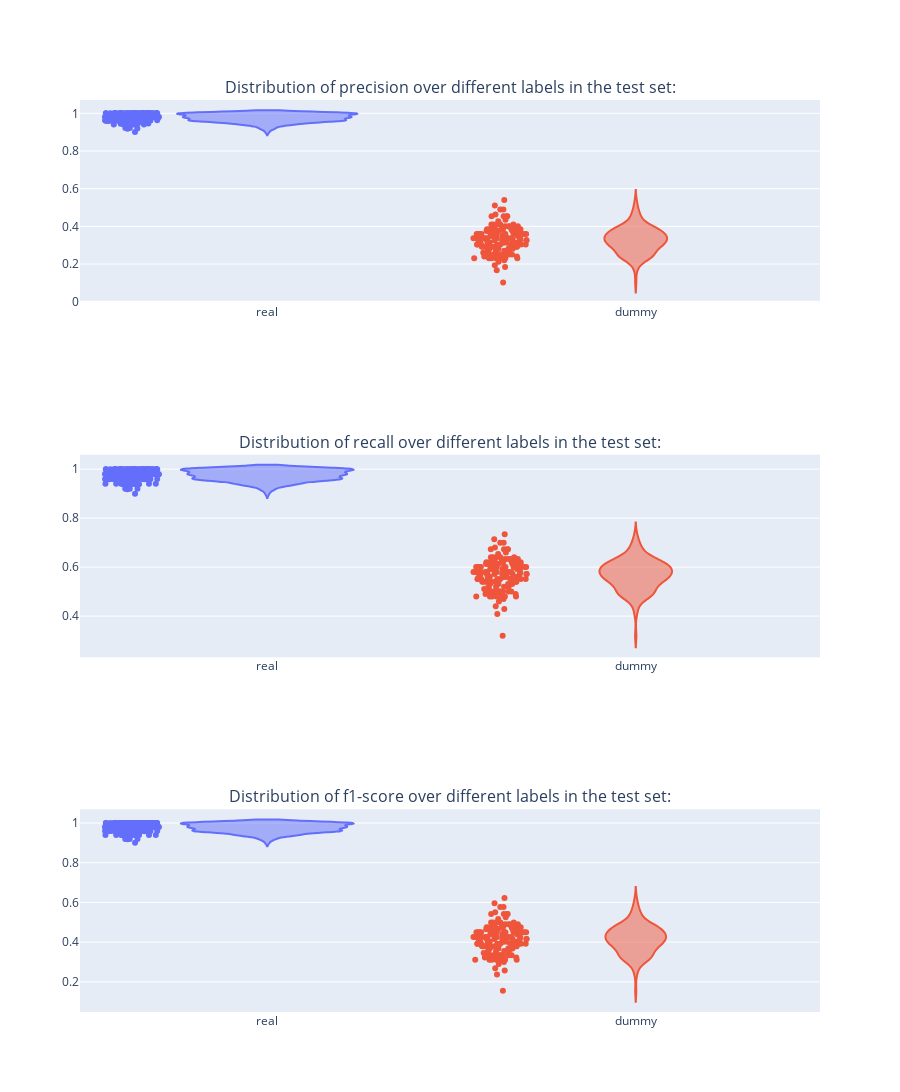

The notebook cell saved with this chart:
### Code cell
dummy_plot

### Figure 1 — Plotly figure (JSON) as saved in the notebook; plotly's stock layout.template omitted (floating-point values rounded to 4 significant figures; data arrays with more than 128 entries replaced by an {"elided": "..."} marker saying what was removed)
{"data": [{"alignmentgroup": "True", "box": {"visible": false}, "hovertemplate": "model=%{x}<br>precision=%{y}<extra></extra>", "legendgroup": "real", "marker": {"color": "#636efa"}, "name": "real", "offsetgroup": "real", "orientation": "v", "points": "all", "scalegroup": "True", "showlegend": true, "type": "violin", "x": {"elided": "150 str values"}, "x0": " ", "xaxis": "x", "y": {"elided": "150 float values"}, "y0": " ", "yaxis": "y"}, {"alignmentgroup": "True", "box": {"visible": false}, "hovertemplate": "model=%{x}<br>precision=%{y}<extra></extra>", "legendgroup": "dummy", "marker": {"color": "#EF553B"}, "name": "dummy", "offsetgroup": "dummy", "orientation": "v", "points": "all", "scalegroup": "True", "showlegend": true, "type": "violin", "x": {"elided": "150 str values"}, "x0": " ", "xaxis": "x", "y": {"elided": "150 float values"}, "y0": " ", "yaxis": "y"}, {"alignmentgroup": "True", "box": {"visible": false}, "hovertemplate": "model=%{x}<br>recall=%{y}<extra></extra>", "legendgroup": "real", "marker": {"color": "#636efa"}, "name": "real", "offsetgroup": "real", "orientation": "v", "points": "all", "scalegroup": "True", "showlegend": true, "type": "violin", "x": {"elided": "150 str values"}, "x0": " ", "xaxis": "x2", "y": {"elided": "150 float values"}, "y0": " ", "yaxis": "y2"}, {"alignmentgroup": "True", "box": {"visible": false}, "hovertemplate": "model=%{x}<br>recall=%{y}<extra></extra>", "legendgroup": "dummy", "marker": {"color": "#EF553B"}, "name": "dummy", "offsetgroup": "dummy", "orientation": "v", "points": "all", "scalegroup": "True", "showlegend": true, "type": "violin", "x": {"elided": "150 str values"}, "x0": " ", "xaxis": "x2", "y": {"elided": "150 float values"}, "y0": " ", "yaxis": "y2"}, {"alignmentgroup": "True", "box": {"visible": false}, "hovertemplate": "model=%{x}<br>f1-score=%{y}<extra></extra>", "legendgroup": "real", "marker": {"color": "#636efa"}, "name": "real", "offsetgroup": "real", "orientation": "v", "points": "all", "scalegroup": "True", "showlegend": true, "type": "violin", "x": {"elided": "150 str values"}, "x0": " ", "xaxis": "x3", "y": {"elided": "150 float values"}, "y0": " ", "yaxis": "y3"}, {"alignmentgroup": "True", "box": {"visible": false}, "hovertemplate": "model=%{x}<br>f1-score=%{y}<extra></extra>", "legendgroup": "dummy", "marker": {"color": "#EF553B"}, "name": "dummy", "offsetgroup": "dummy", "orientation": "v", "points": "all", "scalegroup": "True", "showlegend": true, "type": "violin", "x": {"elided": "150 str values"}, "x0": " ", "xaxis": "x3", "y": {"elided": "150 float values"}, "y0": " ", "yaxis": "y3"}], "layout": {"annotations": [{"font": {"size": 16}, "showarrow": false, "text": "Distribution of precision over different labels in the test set:", "x": 0.5, "xanchor": "center", "xref": "paper", "y": 1, "yanchor": "bottom", "yref": "paper"}, {"font": {"size": 16}, "showarrow": false, "text": "Distribution of recall over different labels in the test set:", "x": 0.5, "xanchor": "center", "xref": "paper", "y": 0.6111, "yanchor": "bottom", "yref": "paper"}, {"font": {"size": 16}, "showarrow": false, "text": "Distribution of f1-score over different labels in the test set:", "x": 0.5, "xanchor": "center", "xref": "paper", "y": 0.2222, "yanchor": "bottom", "yref": "paper"}], "height": 1200, "showlegend": false, "xaxis": {"anchor": "y", "domain": [0, 1]}, "xaxis2": {"anchor": "y2", "domain": [0, 1]}, "xaxis3": {"anchor": "y3", "domain": [0, 1]}, "yaxis": {"anchor": "x", "domain": [0.7778, 1]}, "yaxis2": {"anchor": "x2", "domain": [0.3889, 0.6111]}, "yaxis3": {"anchor": "x3", "domain": [0, 0.2222]}}}
